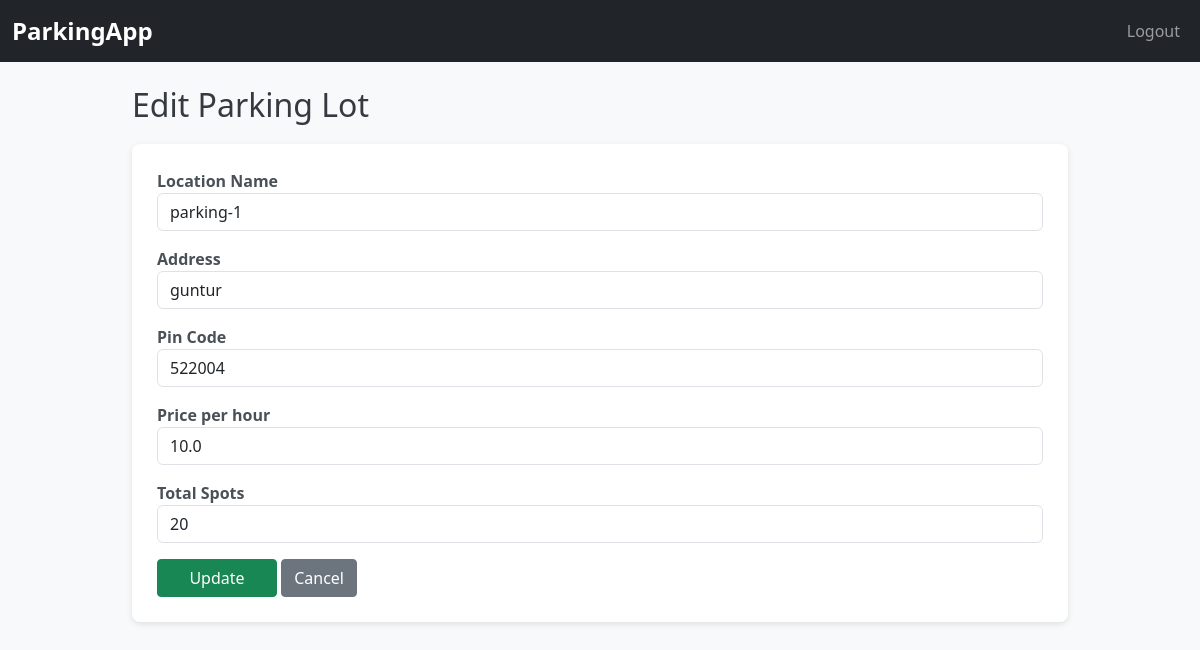
Page /admin/edit_lot/1 (signed in) on the committed database.
### models/models.py (models this page shows)
class ParkingLot(db.Model):
    id = db.Column(db.Integer, primary_key=True)
    prime_location_name = db.Column(db.String(150), nullable=False)
    price_per_hour = db.Column(db.Float, nullable=False)
    address = db.Column(db.String(200))
    pin_code = db.Column(db.String(20))
    max_spots = db.Column(db.Integer, nullable=False)
    parking_spots = db.relationship('ParkingSpot', backref='lot', lazy=True)

### controllers/admin_routes.py (the view, shortened to what this page needs)
@admin_bp.route('/edit_lot/<int:lot_id>', methods=['GET', 'POST'])
@login_required
def edit_lot(lot_id):
    if current_user.role != 'admin':
        return redirect(url_for('auth.login'))
    lot = ParkingLot.query.get_or_404(lot_id)
    current_spot_count = len(lot.parking_spots)
    return render_template('admin_add_parking_lot.html', lot=lot)

### app.py (called while the page is built)
@login_manager.user_loader
def load_user(user_id):
    return User.query.get(int(user_id))

### templates/admin_add_parking_lot.html
{% extends "base.html" %}
{% block content %}
<h2>{{ 'Edit' if lot else 'Add' }} Parking Lot</h2>
<form method="POST">
  <div class="mb-3">
    <label>Location Name</label>
    <input type="text" name="prime_location_name" class="form-control" required
           value="{{ lot.prime_location_name if lot and lot.prime_location_name else '' }}">
  </div>
  <div class="mb-3">
    <label>Address</label>
    <input type="text" name="address" class="form-control"
           value="{{ lot.address if lot and lot.address else '' }}">
  </div>
  <div class="mb-3">
    <label>Pin Code</label>
    <input type="text" name="pin_code" class="form-control"
           value="{{ lot.pin_code if lot and lot.pin_code else '' }}">
  </div>
  <div class="mb-3">
    <label>Price per hour</label>
    <input type="number" step="0.01" name="price_per_hour" class="form-control" required
           value="{{ lot.price_per_hour if lot and lot.price_per_hour else '' }}">
  </div>
  <div class="mb-3">
    <label>Total Spots</label>
    <input type="number" name="max_spots" class="form-control" required
           value="{{ lot.max_spots if lot and lot.max_spots else '' }}">
  </div>
  <button type="submit" class="btn btn-success">{{ 'Update' if lot else 'Add' }}</button>
  <a href="#" class="btn btn-secondary">Cancel</a>
</form>
{% endblock %}

### static/style.css (style rules this page uses)
body { background-color: #f8f9fa; font-family: 'Segoe UI', Tahoma, Geneva, Verdana, sans-serif; }
h2 { margin-bottom: 20px; color: #343a40; }
form { background: #ffffff; padding: 25px; border-radius: 8px; box-shadow: 0 2px 6px rgb(0 0 0 / 0.1); }
form label { font-weight: 600; color: #495057; }
form input, form select { border-radius: 4px; }
form button { min-width: 120px; font-weight: 600; }
.btn { border-radius: 4px; transition: background-color 0.3s ease; }

### rows in the picture
ParkingLot: prime_location_name "parking-1", address "guntur", pin_code "522004", price_per_hour "10.0", max_spots "20"

### other values in the picture
{{ 'Edit' if lot else 'Add' }} "Edit"
{{ 'Update' if lot else 'Add' }} "Update"
